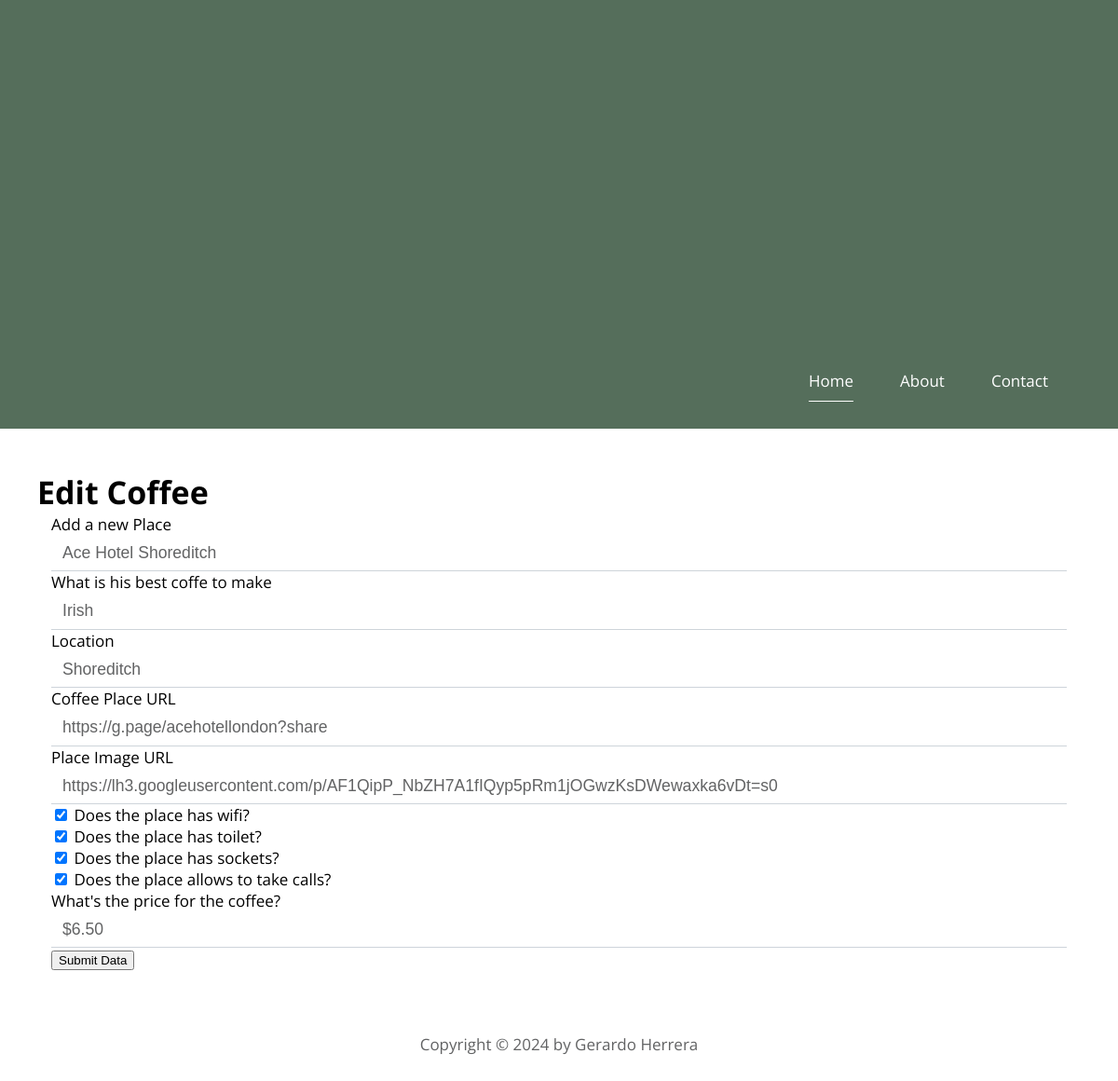
Screenshot of /edit-cafe/7 with the database file from the repository.
### main.py (models this page shows)
class CafePlace(db.Model):
    id: Mapped[int] = mapped_column(Integer,primary_key=True)
    name: Mapped[str] = mapped_column(String(250),unique=True,nullable=False)
    popular_coffee: Mapped[str] = mapped_column(String(250),nullable=False)
    map_url: Mapped[str] = mapped_column(String(250),nullable=False)
    img_url: Mapped[str] = mapped_column(String(250),nullable=False)
    location: Mapped[str] = mapped_column(String(250),nullable=False)
    has_wifi: Mapped[bool] = mapped_column(Boolean,nullable=False)
    has_toilet: Mapped[bool] = mapped_column(Boolean,nullable=False)
    has_sockets: Mapped[bool] = mapped_column(Boolean,nullable=False)
    can_take_calls: Mapped[bool] = mapped_column(Boolean,nullable=False)
    coffe_price: Mapped[str] = mapped_column(String(250),nullable=False)

### main.py (the view, shortened to what this page needs)
@app.route('/edit-cafe/<int:cafe_id>',methods=['GET','POST'])
def edit_coffe(cafe_id):
    coffe_to_update = db.get_or_404(CafePlace,cafe_id)
    edit_coffe_form = NewCoffeeForm(
        place= coffe_to_update.name,
        popular_coffee = coffe_to_update.popular_coffee,
        location = coffe_to_update.location,
        map_url = coffe_to_update.map_url,
        img_url = coffe_to_update.img_url,
        has_wifi = coffe_to_update.has_wifi,
        has_toilet = coffe_to_update.has_toilet,
        has_sockets =  coffe_to_update.has_sockets,
        can_take_calls = coffe_to_update.can_take_calls,
        coffe_price = coffe_to_update.coffe_price
        )
    return render_template('make-coffee.html',form=edit_coffe_form,to_edit=True)

### main.py
class NewCoffeeForm(FlaskForm):
    place = StringField(label='Add a new Place', validators=[DataRequired()])
    popular_coffee = StringField(label='What is his best coffe to make',validators=[DataRequired()])
    location = StringField(label='Location', validators=[DataRequired()])
    map_url = URLField(label='Coffee Place URL',validators=[DataRequired()])
    img_url = URLField(label='Place Image URL',validators=[DataRequired()])
    has_wifi = BooleanField(label='Does the place has wifi?')
    has_toilet = BooleanField(label='Does the place has toilet?')
    has_sockets = BooleanField(label='Does the place has sockets?')
    can_take_calls = BooleanField(label='Does the place allows to take calls?')
    coffe_price = StringField(label="What's the price for the coffee?")
    submit = SubmitField(label='Submit Data')

### templates/make-coffee.html
{% extends 'base.html' %}
{% from 'bootstrap5/form.html' import render_form %}
{% block content %}
			<div class="tm-container-inner tm-history">
				<div class="row">
					{% if to_edit %}
					<h1>Edit Coffee</h1>
					{% else %}
					<h1>Add a new Coffee</h1>
					{% endif %}
					<div class="col-12">
                        {{ render_form(form,novalidate=True) }}
					</div>
				</div>
			</div>
{% endblock %}

### static/css/templatemo-style.css (style rules this page uses)
ul, nav, body, h1, h2, h4, h6, p, figure { margin: 0; padding: 0; }
html { box-sizing: border-box; -ms-overflow-style: scrollbar; }
*, *::before, *::after { box-sizing: inherit; }
.tm-container-inner, .tm-container-inner-2 { padding-left: 15px; padding-right: 15px; }
.row { display: -ms-flexbox; display: flex; -ms-flex-wrap: wrap; flex-wrap: wrap; margin-left: -15px; margin-right: -15px; }
.col-lg-3, .col-lg-4, .col-lg-6, .col-md-4, .col-md-6, .col-sm-6, .col-12 { position: relative; width: 100%; padding-right: 15px; padding-left: 15px; }
.col-12 { -ms-flex: 0 0 100%; flex: 0 0 100%; max-width: 100%; }
body { font-family: 'Open Sans', Arial, sans-serif; font-size: 17px; background-color: #ccc; overflow-x: hidden; }
.tm-section, .tm-container-inner, .tm-container-inner-2 { margin-left: auto; margin-right: auto; }
@media (min-width: 768px) { .tm-gallery-page, .tm-section, .tm-container-inner, .tm-container-inner-2 { max-width: 840px; } }
@media (min-width: 992px) { .tm-container-inner { max-width: 1120px; } }
.tm-history { margin-top: 45px; }
.form-control { display: block; width: 100%; padding: 0.375rem 0.75rem; font-size: 1.1rem; font-weight: 400; line-height: 1.5; color: #626364; background-color: #fff; background-clip: padding-box; border: 1px solid #ced4da; border-right: 0; border-top: 0; border-left: 0; border-radius: 0; transition: border-color 0.15s ease-in-out, box-shadow 0.15s ease-in-out; }
.form-control::placeholder { color: #6c757d; opacity: 1; }

### rows the page displays
CafePlace: popular_coffee "Irish", location "Shoreditch", map_url "https://g.page/acehotellondon?share", img_url "https://lh3.googleusercontent.com/p/AF1QipP_NbZH7A1fIQyp5pRm1jOGwzKsDWewaxka6vDt=s0", has_wifi "☑", has_toilet "☑", has_sockets "☑", can_take_calls "☑", coffe_price "$6.50"
